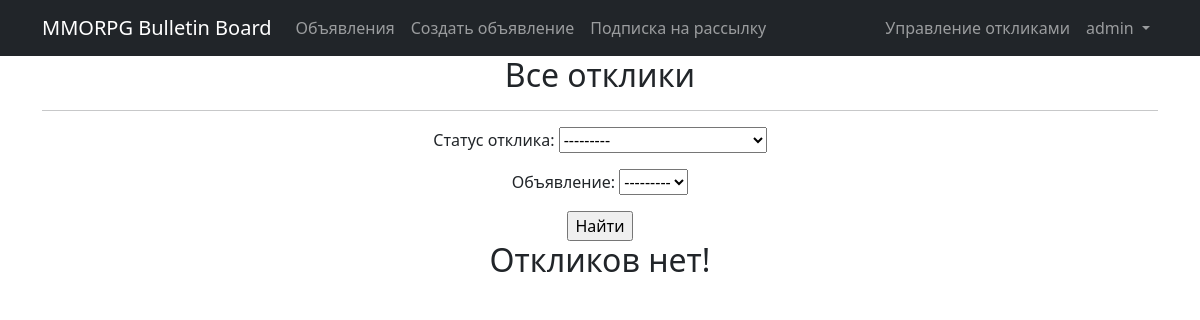
The app's page /ads/responses/ (signed in), older data.
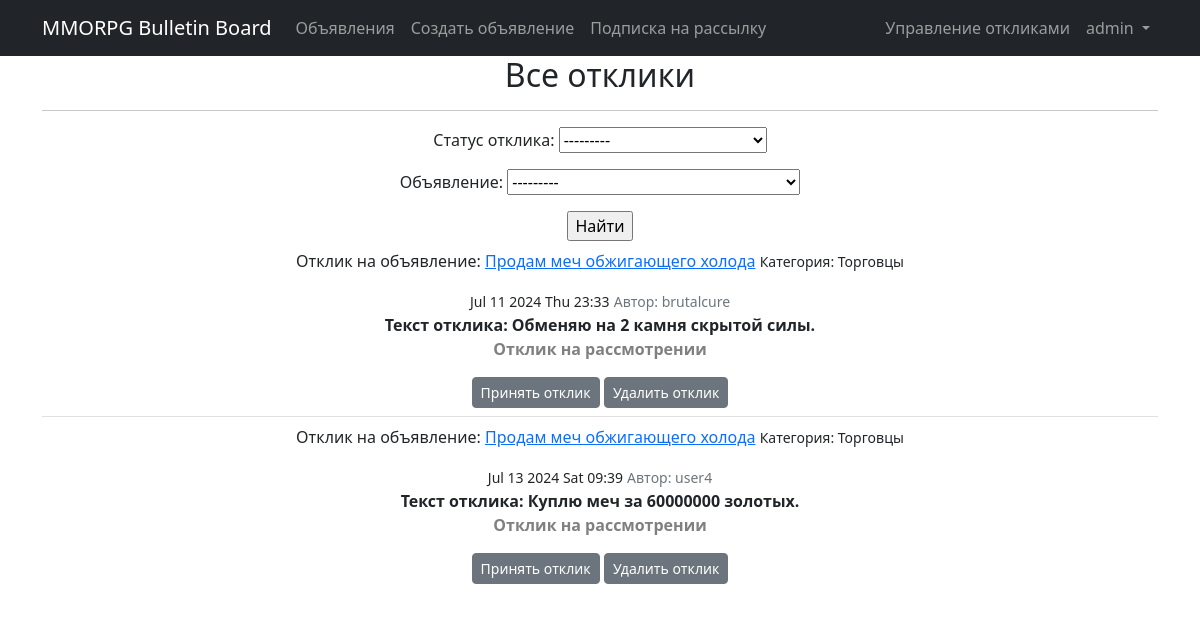
The same page, newer data.
### BulletinBoard/models.py (models this page shows, shortened)
class Response(models.Model):
    responseAd = models.ForeignKey(Ad, on_delete=models.CASCADE)
    responseUser = models.ForeignKey(settings.AUTH_USER_MODEL, on_delete=models.CASCADE)
    text = models.TextField()
    dateCreation = models.DateTimeField(auto_now_add=True)
    status = models.CharField(max_length=8, choices=STATUS_CHOICES, default='PENDING')

class Ad(models.Model):
    author = models.ForeignKey(settings.AUTH_USER_MODEL, on_delete=models.CASCADE)
    adCategory = models.CharField(max_length=20, choices=CATEGORY_CHOICES)
    dateCreation = models.DateTimeField(auto_now_add=True)
    title = models.CharField(max_length=128)
    text = RichTextUploadingField(blank=True, null=True)
    def __str__(self):
        return f'{self.title}'

### accounts/models.py (models this page shows)
class User(AbstractUser):
    code = models.CharField(max_length=6, blank=True, null=True, default=None, unique=True)
    subscriber = models.BooleanField(default=False)

### BulletinBoard/views.py (the view)
# urls.py: path('responses/', response_list, name='response_list'),
@login_required
def response_list(request):
    ads = Ad.objects.filter(author=request.user)
    responses = Response.objects.filter(responseAd__in=ads)
    response_filter = ResponseFilter(request.GET, queryset=responses, request=request.user.id)
    ads_id = request.GET.get('ad_id')
    if ads_id:
        responses = responses.filter(responseAd_id=ads_id)
    return render(request, 'response_list.html', {'filter': response_filter, 'ads': ads, 'responses': responses})

### templates/response_list.html (shortened to what this page needs)
{% extends 'flatpages/default.html' %}
{% load custom_tags %}
{% block content %}
<h2>Все отклики</h2>
<hr>
<form action="" method="get">
   {{ filter.form.as_p }}
   <input type="submit" value="Найти" />
</form>
{% if filter.qs %}
    <ul class="list-group list-group-flush">
        {% for response in filter.qs %}
        <li class="list-group-item">
           <p>Отклик на объявление: <a href="{% url 'ad_detail' response.responseAd.id %}">{{ response.responseAd.title }}</a>
           <small class="fw-normal"> Категория: {{ response.responseAd.get_adCategory_display }}</small></p>
           <small class="fw-normal">{{ response.dateCreation|date:'M d Y D H:i' }}</small>
           <small class="text-muted">Автор: {{ response.responseUser }} </small>
           <div class="fw-bold">Текст отклика: {{ response.text }} </div>
           {% if response.status == 'ACCEPTED' %}
                <p style="color: green"><b>Отклик принят</b></p>
           {% else %}
                <p style="color: gray"><b>Отклик на рассмотрении</b></p>
           {% endif %}
           {% if response.status == 'PENDING' %}
           <a href="{% url 'response_accept' response.id %}" class="btn btn-secondary btn-sm">Принять отклик</a>
           <a href="{% url 'response_delete' response.id %}" class="btn btn-secondary btn-sm">Удалить отклик</a>
           {% endif %}
       </li>
       {% endfor %}
    </ul>
{% else %}
   <h2>Откликов нет!</h2>
{% endif %}
{% endblock content %}

Row changes from the older to the newer data that the page shows:
added Response: responseAd "Продам меч обжигающего холода", responseAd.adCategory "Торговцы", dateCreation "Jul 11 2024 Thu 23:33", responseUser "brutalcure", text "Обменяю на 2 камня скрытой силы.", status "Отклик на рассмотрении"
added Response: responseAd "Продам меч обжигающего холода", responseAd.adCategory "Торговцы", dateCreation "Jul 13 2024 Sat 09:39", responseUser "user4", text "Куплю меч за 60000000 золотых.", status "Отклик на рассмотрении"
Text that changed along with them:
text no longer shown: "Откликов нет!"
